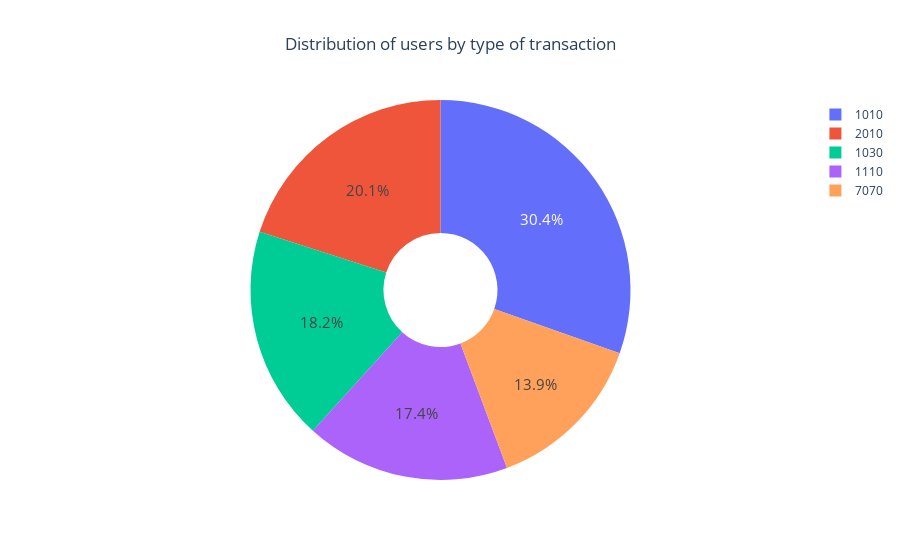

Notebook source saved alongside this figure:
### Code cell
fig = go.Figure([go.Pie(labels=dist_by_type['type'], 
                        values=dist_by_type['client_id'],
                        hole=0.3)])  

fig.update_traces( textinfo='percent', textfont_size=15)
fig.update_layout(title="Distribution of users by type of transaction",title_x=0.5)
fig.show()

### Figure 1 — Plotly figure (JSON) as saved in the notebook; plotly's stock layout.template omitted (floating-point values rounded to 4 significant figures)
{"data": [{"hole": 0.3, "labels": [1010, 2010, 1030, 1110, 7070], "textfont": {"size": 15}, "textinfo": "percent", "type": "pie", "values": [21427, 14135, 12848, 12276, 9808]}], "layout": {"title": {"text": "Distribution of users by type of transaction", "x": 0.5}}}
